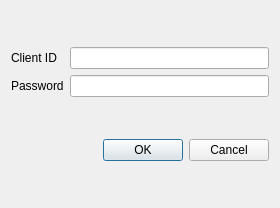
<?xml version="1.0" encoding="UTF-8"?>
<ui version="4.0">
 <class>Dialog</class>
 <widget class="QDialog" name="Dialog">
  <property name="geometry">
   <rect>
    <x>0</x>
    <y>0</y>
    <width>280</width>
    <height>208</height>
   </rect>
  </property>
  <property name="windowTitle">
   <string>Dialog</string>
  </property>
  <layout class="QGridLayout" name="gridLayout">
   <item row="0" column="0">
    <layout class="QGridLayout" name="gridLayout_2">
     <item row="1" column="0">
      <widget class="QLabel" name="label_2">
       <property name="text">
        <string>Password</string>
       </property>
      </widget>
     </item>
     <item row="0" column="0">
      <widget class="QLabel" name="label">
       <property name="text">
        <string>Client ID</string>
       </property>
      </widget>
     </item>
     <item row="1" column="1">
      <widget class="QLineEdit" name="password_line"/>
     </item>
     <item row="0" column="1">
      <widget class="QLineEdit" name="client_id_line"/>
     </item>
    </layout>
   </item>
   <item row="1" column="0">
    <widget class="QDialogButtonBox" name="buttonBox">
     <property name="orientation">
      <enum>Qt::Horizontal</enum>
     </property>
     <property name="standardButtons">
      <set>QDialogButtonBox::Cancel|QDialogButtonBox::Ok</set>
     </property>
    </widget>
   </item>
  </layout>
 </widget>
 <tabstops>
  <tabstop>client_id_line</tabstop>
  <tabstop>password_line</tabstop>
 </tabstops>
 <resources/>
 <connections>
  <connection>
   <sender>buttonBox</sender>
   <signal>accepted()</signal>
   <receiver>Dialog</receiver>
   <slot>accept()</slot>
   <hints>
    <hint type="sourcelabel">
     <x>248</x>
     <y>254</y>
    </hint>
    <hint type="destinationlabel">
     <x>157</x>
     <y>274</y>
    </hint>
   </hints>
  </connection>
  <connection>
   <sender>buttonBox</sender>
   <signal>rejected()</signal>
   <receiver>Dialog</receiver>
   <slot>reject()</slot>
   <hints>
    <hint type="sourcelabel">
     <x>316</x>
     <y>260</y>
    </hint>
    <hint type="destinationlabel">
     <x>286</x>
     <y>274</y>
    </hint>
   </hints>
  </connection>
 </connections>
</ui>
